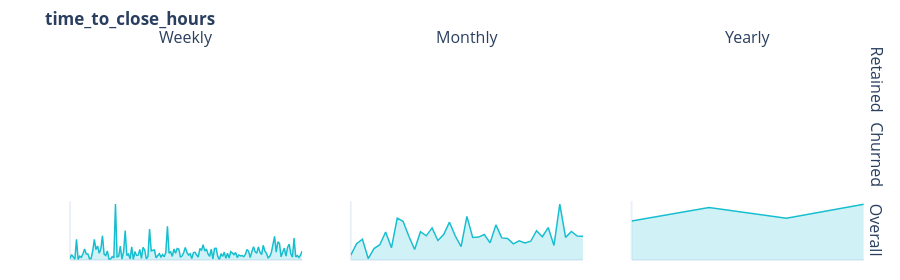
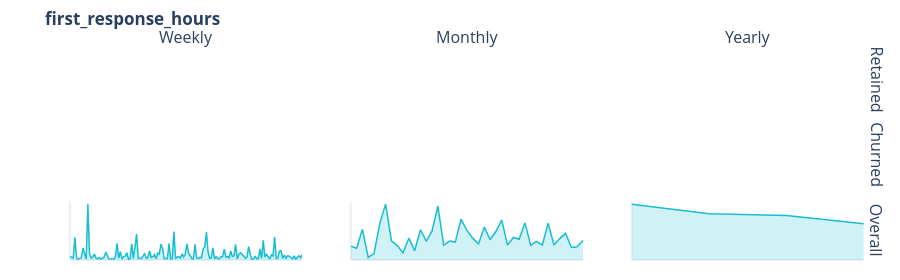
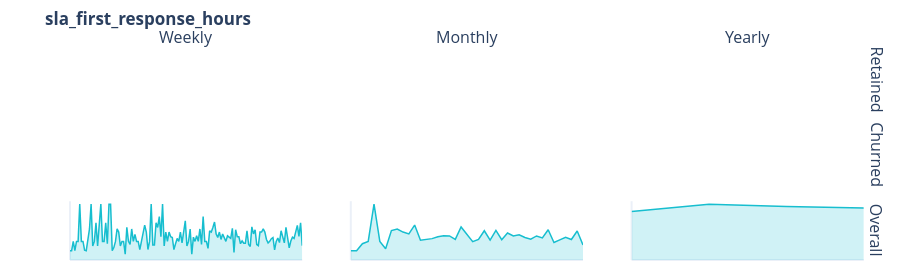
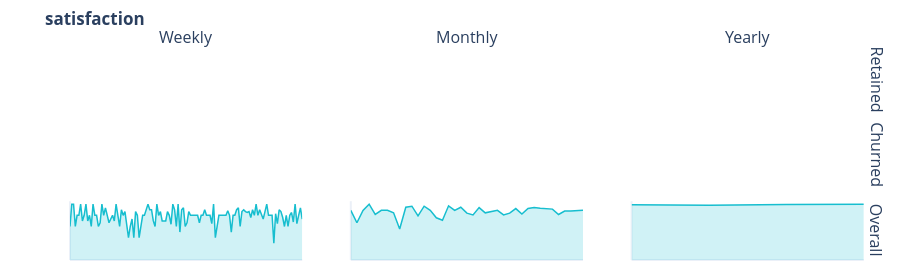

The cell these charts' notebook holds for them, in order:
### Markdown cell above
## 1c.9 Temporal Sparklines

**📈 Understanding Temporal Trends:**

Sparklines show how numeric features evolve over time:

| Pattern | What It Means | Implication |
|---------|--------------|-------------|
| Upward trend | Metric increasing | Growth or engagement |
| Downward trend | Metric decreasing | Decline or churn signal |
| Flat line | Stable metric | Consistent behavior |
| Spikes | Sudden changes | Events or anomalies |

### Code cell
# Temporal Sparklines - Cohort × Time Period per feature with analysis
if len(numeric_event_cols) >= 2:
    variances = df[numeric_event_cols].var().sort_values(ascending=False)
    sparkline_cols = variances.index.tolist()

    print("\n" + "="*70)
    print("TEMPORAL SPARKLINES - COHORT × TIME PERIOD")
    print("="*70)
    print(f"\n{len(sparkline_cols)} features analyzed across Weekly/Monthly/Yearly periods")

    if ENTITY_COLUMN and TIME_COLUMN:
        df_spark = df.copy()
        df_spark['_week'] = pd.to_datetime(df_spark[TIME_COLUMN]).dt.to_period('W').dt.start_time
        df_spark['_month'] = pd.to_datetime(df_spark[TIME_COLUMN]).dt.to_period('M').dt.start_time
        df_spark['_year'] = pd.to_datetime(df_spark[TIME_COLUMN]).dt.to_period('Y').dt.start_time

        has_target = TARGET_COLUMN and TARGET_COLUMN in df.columns
        all_actions = []

        for col in sparkline_cols:
            if col not in df_spark.columns:
                continue

            feature_data = {}
            cohort_masks = ([("retained", df_spark[TARGET_COLUMN] == 1),
                            ("churned", df_spark[TARGET_COLUMN] == 0),
                            ("overall", slice(None))] if has_target
                           else [("overall", slice(None))])

            for cohort, mask in cohort_masks:
                cohort_df = df_spark[mask] if isinstance(mask, pd.Series) else df_spark
                feature_data[cohort] = {
                    "weekly": cohort_df.groupby('_week')[col].mean().dropna().tolist(),
                    "monthly": cohort_df.groupby('_month')[col].mean().dropna().tolist(),
                    "yearly": cohort_df.groupby('_year')[col].mean().dropna().tolist(),
                }

            period_effects = None
            if has_target:
                analysis = charts.analyze_cohort_trends(feature_data, col)
                period_effects = {p: analysis["periods"][p]["effect_size"]
                                  for p in analysis["periods"]}
                all_actions.extend(analysis.get("actions", []))

            fig = charts.cohort_sparklines(feature_data, feature_name=col, period_effects=period_effects)
            display_figure(fig)

        if has_target and all_actions:
            print("\n" + "="*70)
            print("TREND & VARIANCE RECOMMENDATIONS")
            print("="*70)

            BOLD, RESET = "\033[1m", "\033[0m"

            type_labels = {
                "add_trend_feature": "📈 Add Trend Features (opposite cohort trends)",
                "add_time_indicator": "📅 Add Time Indicators (seasonality detected)",
                "robust_scale": "🔧 Apply Robust Scaling (high variance ratio)",
                "normalize": "📊 Apply Normalization (high variance)",
            }

            by_type = {}
            for action in all_actions:
                action_type = action["action_type"]
                if action_type not in by_type:
                    by_type[action_type] = []
                by_type[action_type].append(action)

            for action_type, actions in by_type.items():
                print(f"\n{type_labels.get(action_type, action_type)}:")
                for a in actions:
                    params_str = ", ".join(f"{k}={v}" for k, v in a.get("params", {}).items())
                    print(f"   • {BOLD}{a['feature']}{RESET}: {a['reason']}")
                    if params_str:
                        print(f"     params: {{{params_str}}}")
else:
    print("Insufficient numeric columns for sparkline visualization")
# Store sparkline recommendations for pattern_summary
SPARKLINE_RECOMMENDATIONS = [
    {"action": a["action_type"], "feature": a["feature"], "reason": a["reason"],
     "params": a.get("params", {}), "priority": "high" if a["action_type"] == "add_trend_feature" else "medium",
     "features": [f"{a['feature']}_{a['action_type']}"]}
    for a in all_actions
] if 'all_actions' in dir() and all_actions else []

### Figure 1 — Plotly figure (JSON) as saved in the notebook; plotly's stock layout.template omitted (floating-point values rounded to 4 significant figures; data arrays with more than 128 entries replaced by an {"elided": "..."} marker saying what was removed)
{"data": [{"fill": "tozeroy", "fillcolor": "rgba(23, 190, 207, 0.2)", "line": {"color": "#17becf", "width": 1.5}, "mode": "lines", "showlegend": false, "type": "scatter", "xaxis": "x7", "y": {"elided": "144 float values"}, "yaxis": "y7"}, {"fill": "tozeroy", "fillcolor": "rgba(23, 190, 207, 0.2)", "line": {"color": "#17becf", "width": 1.5}, "mode": "lines", "showlegend": false, "type": "scatter", "xaxis": "x8", "y": [12.88, 43.78, 55.79, 4.0, 30.7, 41.06, 75.28, 32.66, 112.7, 103.9, 63.98, 28.15, 75.96, 64.93, 86.31, 52.34, 68.46, 101.6, 64.35, 36.04, 117.1, 60.67, 61.58, 68.36, 46.07, 94.36, 59.36, 57.68, 43.25, 51.31, 45.58, 50.4, 78.76, 62.49, 87.08, 39.0, 150.0, 60.83, 76.67, 64.18, 63.61], "yaxis": "y8"}, {"fill": "tozeroy", "fillcolor": "rgba(23, 190, 207, 0.2)", "line": {"color": "#17becf", "width": 1.5}, "mode": "lines", "showlegend": false, "type": "scatter", "xaxis": "x9", "y": [54.75, 73.59, 58.61, 78.22], "yaxis": "y9"}], "layout": {"annotations": [{"font": {"size": 16}, "showarrow": false, "text": "Weekly", "x": 0.1433, "xanchor": "center", "xref": "paper", "y": 1.0, "yanchor": "bottom", "yref": "paper"}, {"font": {"size": 16}, "showarrow": false, "text": "Monthly", "x": 0.49, "xanchor": "center", "xref": "paper", "y": 1.0, "yanchor": "bottom", "yref": "paper"}, {"font": {"size": 16}, "showarrow": false, "text": "Yearly", "x": 0.8367, "xanchor": "center", "xref": "paper", "y": 1.0, "yanchor": "bottom", "yref": "paper"}, {"font": {"size": 16}, "showarrow": false, "text": "Retained", "textangle": 90, "x": 0.98, "xanchor": "left", "xref": "paper", "y": 0.86, "yanchor": "middle", "yref": "paper"}, {"font": {"size": 16}, "showarrow": false, "text": "Churned", "textangle": 90, "x": 0.98, "xanchor": "left", "xref": "paper", "y": 0.5, "yanchor": "middle", "yref": "paper"}, {"font": {"size": 16}, "showarrow": false, "text": "Overall", "textangle": 90, "x": 0.98, "xanchor": "left", "xref": "paper", "y": 0.14, "yanchor": "middle", "yref": "paper"}], "height": 280, "margin": {"b": 20, "l": 70, "r": 20, "t": 50}, "title": {"text": "<b>time_to_close_hours</b>"}, "xaxis": {"anchor": "y", "domain": [0.0, 0.2867], "showgrid": false, "showticklabels": false}, "xaxis2": {"anchor": "y2", "domain": [0.3467, 0.6333], "showgrid": false, "showticklabels": false}, "xaxis3": {"anchor": "y3", "domain": [0.6933, 0.98], "showgrid": false, "showticklabels": false}, "xaxis4": {"anchor": "y4", "domain": [0.0, 0.2867], "showgrid": false, "showticklabels": false}, "xaxis5": {"anchor": "y5", "domain": [0.3467, 0.6333], "showgrid": false, "showticklabels": false}, "xaxis6": {"anchor": "y6", "domain": [0.6933, 0.98], "showgrid": false, "showticklabels": false}, "xaxis7": {"anchor": "y7", "domain": [0.0, 0.2867], "showgrid": false, "showticklabels": false}, "xaxis8": {"anchor": "y8", "domain": [0.3467, 0.6333], "showgrid": false, "showticklabels": false}, "xaxis9": {"anchor": "y9", "domain": [0.6933, 0.98], "showgrid": false, "showticklabels": false}, "yaxis": {"anchor": "x", "domain": [0.72, 1.0], "showgrid": false, "showticklabels": false}, "yaxis2": {"anchor": "x2", "domain": [0.72, 1.0], "showgrid": false, "showticklabels": false}, "yaxis3": {"anchor": "x3", "domain": [0.72, 1.0], "showgrid": false, "showticklabels": false}, "yaxis4": {"anchor": "x4", "domain": [0.36, 0.64], "showgrid": false, "showticklabels": false}, "yaxis5": {"anchor": "x5", "domain": [0.36, 0.64], "showgrid": false, "showticklabels": false}, "yaxis6": {"anchor": "x6", "domain": [0.36, 0.64], "showgrid": false, "showticklabels": false}, "yaxis7": {"anchor": "x7", "domain": [0.0, 0.28], "showgrid": false, "showticklabels": false}, "yaxis8": {"anchor": "x8", "domain": [0.0, 0.28], "showgrid": false, "showticklabels": false}, "yaxis9": {"anchor": "x9", "domain": [0.0, 0.28], "showgrid": false, "showticklabels": false}}}

### Figure 2 — Plotly figure (JSON) as saved in the notebook; plotly's stock layout.template omitted (floating-point values rounded to 4 significant figures; data arrays with more than 128 entries replaced by an {"elided": "..."} marker saying what was removed)
{"data": [{"fill": "tozeroy", "fillcolor": "rgba(23, 190, 207, 0.2)", "line": {"color": "#17becf", "width": 1.5}, "mode": "lines", "showlegend": false, "type": "scatter", "xaxis": "x7", "y": {"elided": "144 float values"}, "yaxis": "y7"}, {"fill": "tozeroy", "fillcolor": "rgba(23, 190, 207, 0.2)", "line": {"color": "#17becf", "width": 1.5}, "mode": "lines", "showlegend": false, "type": "scatter", "xaxis": "x8", "y": [7.08, 6.0, 15.62, 1.31, 3.3, 18.62, 28.45, 9.808, 7.357, 3.73, 11.12, 4.742, 15.4, 9.532, 14.78, 27.46, 7.507, 9.614, 9.109, 20.78, 15.06, 11.13, 8.19, 16.76, 10.3, 14.52, 20.31, 7.555, 11.49, 10.56, 18.9, 7.438, 9.491, 7.649, 18.72, 7.634, 10.89, 13.57, 6.393, 6.705, 10.06], "yaxis": "y8"}, {"fill": "tozeroy", "fillcolor": "rgba(23, 190, 207, 0.2)", "line": {"color": "#17becf", "width": 1.5}, "mode": "lines", "showlegend": false, "type": "scatter", "xaxis": "x9", "y": [14.91, 12.37, 11.89, 9.669], "yaxis": "y9"}], "layout": {"annotations": [{"font": {"size": 16}, "showarrow": false, "text": "Weekly", "x": 0.1433, "xanchor": "center", "xref": "paper", "y": 1.0, "yanchor": "bottom", "yref": "paper"}, {"font": {"size": 16}, "showarrow": false, "text": "Monthly", "x": 0.49, "xanchor": "center", "xref": "paper", "y": 1.0, "yanchor": "bottom", "yref": "paper"}, {"font": {"size": 16}, "showarrow": false, "text": "Yearly", "x": 0.8367, "xanchor": "center", "xref": "paper", "y": 1.0, "yanchor": "bottom", "yref": "paper"}, {"font": {"size": 16}, "showarrow": false, "text": "Retained", "textangle": 90, "x": 0.98, "xanchor": "left", "xref": "paper", "y": 0.86, "yanchor": "middle", "yref": "paper"}, {"font": {"size": 16}, "showarrow": false, "text": "Churned", "textangle": 90, "x": 0.98, "xanchor": "left", "xref": "paper", "y": 0.5, "yanchor": "middle", "yref": "paper"}, {"font": {"size": 16}, "showarrow": false, "text": "Overall", "textangle": 90, "x": 0.98, "xanchor": "left", "xref": "paper", "y": 0.14, "yanchor": "middle", "yref": "paper"}], "height": 280, "margin": {"b": 20, "l": 70, "r": 20, "t": 50}, "title": {"text": "<b>first_response_hours</b>"}, "xaxis": {"anchor": "y", "domain": [0.0, 0.2867], "showgrid": false, "showticklabels": false}, "xaxis2": {"anchor": "y2", "domain": [0.3467, 0.6333], "showgrid": false, "showticklabels": false}, "xaxis3": {"anchor": "y3", "domain": [0.6933, 0.98], "showgrid": false, "showticklabels": false}, "xaxis4": {"anchor": "y4", "domain": [0.0, 0.2867], "showgrid": false, "showticklabels": false}, "xaxis5": {"anchor": "y5", "domain": [0.3467, 0.6333], "showgrid": false, "showticklabels": false}, "xaxis6": {"anchor": "y6", "domain": [0.6933, 0.98], "showgrid": false, "showticklabels": false}, "xaxis7": {"anchor": "y7", "domain": [0.0, 0.2867], "showgrid": false, "showticklabels": false}, "xaxis8": {"anchor": "y8", "domain": [0.3467, 0.6333], "showgrid": false, "showticklabels": false}, "xaxis9": {"anchor": "y9", "domain": [0.6933, 0.98], "showgrid": false, "showticklabels": false}, "yaxis": {"anchor": "x", "domain": [0.72, 1.0], "showgrid": false, "showticklabels": false}, "yaxis2": {"anchor": "x2", "domain": [0.72, 1.0], "showgrid": false, "showticklabels": false}, "yaxis3": {"anchor": "x3", "domain": [0.72, 1.0], "showgrid": false, "showticklabels": false}, "yaxis4": {"anchor": "x4", "domain": [0.36, 0.64], "showgrid": false, "showticklabels": false}, "yaxis5": {"anchor": "x5", "domain": [0.36, 0.64], "showgrid": false, "showticklabels": false}, "yaxis6": {"anchor": "x6", "domain": [0.36, 0.64], "showgrid": false, "showticklabels": false}, "yaxis7": {"anchor": "x7", "domain": [0.0, 0.28], "showgrid": false, "showticklabels": false}, "yaxis8": {"anchor": "x8", "domain": [0.0, 0.28], "showgrid": false, "showticklabels": false}, "yaxis9": {"anchor": "x9", "domain": [0.0, 0.28], "showgrid": false, "showticklabels": false}}}

### Figure 3 — Plotly figure (JSON) as saved in the notebook; plotly's stock layout.template omitted (floating-point values rounded to 4 significant figures; data arrays with more than 128 entries replaced by an {"elided": "..."} marker saying what was removed)
{"data": [{"fill": "tozeroy", "fillcolor": "rgba(23, 190, 207, 0.2)", "line": {"color": "#17becf", "width": 1.5}, "mode": "lines", "showlegend": false, "type": "scatter", "xaxis": "x7", "y": {"elided": "144 float values"}, "yaxis": "y7"}, {"fill": "tozeroy", "fillcolor": "rgba(23, 190, 207, 0.2)", "line": {"color": "#17becf", "width": 1.5}, "mode": "lines", "showlegend": false, "type": "scatter", "xaxis": "x8", "y": [4.0, 4.0, 7.0, 8.0, 24.0, 8.0, 4.833, 12.67, 13.33, 12.0, 11.2, 15.0, 8.5, 8.727, 9.182, 10.0, 10.47, 10.33, 8.857, 14.18, 10.91, 7.867, 8.81, 12.56, 8.556, 12.75, 8.75, 11.6, 10.3, 10.8, 9.682, 8.962, 10.33, 9.5, 13.0, 7.529, 8.667, 9.778, 8.8, 12.47, 6.429], "yaxis": "y8"}, {"fill": "tozeroy", "fillcolor": "rgba(23, 190, 207, 0.2)", "line": {"color": "#17becf", "width": 1.5}, "mode": "lines", "showlegend": false, "type": "scatter", "xaxis": "x9", "y": [9.115, 10.48, 10.02, 9.76], "yaxis": "y9"}], "layout": {"annotations": [{"font": {"size": 16}, "showarrow": false, "text": "Weekly", "x": 0.1433, "xanchor": "center", "xref": "paper", "y": 1.0, "yanchor": "bottom", "yref": "paper"}, {"font": {"size": 16}, "showarrow": false, "text": "Monthly", "x": 0.49, "xanchor": "center", "xref": "paper", "y": 1.0, "yanchor": "bottom", "yref": "paper"}, {"font": {"size": 16}, "showarrow": false, "text": "Yearly", "x": 0.8367, "xanchor": "center", "xref": "paper", "y": 1.0, "yanchor": "bottom", "yref": "paper"}, {"font": {"size": 16}, "showarrow": false, "text": "Retained", "textangle": 90, "x": 0.98, "xanchor": "left", "xref": "paper", "y": 0.86, "yanchor": "middle", "yref": "paper"}, {"font": {"size": 16}, "showarrow": false, "text": "Churned", "textangle": 90, "x": 0.98, "xanchor": "left", "xref": "paper", "y": 0.5, "yanchor": "middle", "yref": "paper"}, {"font": {"size": 16}, "showarrow": false, "text": "Overall", "textangle": 90, "x": 0.98, "xanchor": "left", "xref": "paper", "y": 0.14, "yanchor": "middle", "yref": "paper"}], "height": 280, "margin": {"b": 20, "l": 70, "r": 20, "t": 50}, "title": {"text": "<b>sla_first_response_hours</b>"}, "xaxis": {"anchor": "y", "domain": [0.0, 0.2867], "showgrid": false, "showticklabels": false}, "xaxis2": {"anchor": "y2", "domain": [0.3467, 0.6333], "showgrid": false, "showticklabels": false}, "xaxis3": {"anchor": "y3", "domain": [0.6933, 0.98], "showgrid": false, "showticklabels": false}, "xaxis4": {"anchor": "y4", "domain": [0.0, 0.2867], "showgrid": false, "showticklabels": false}, "xaxis5": {"anchor": "y5", "domain": [0.3467, 0.6333], "showgrid": false, "showticklabels": false}, "xaxis6": {"anchor": "y6", "domain": [0.6933, 0.98], "showgrid": false, "showticklabels": false}, "xaxis7": {"anchor": "y7", "domain": [0.0, 0.2867], "showgrid": false, "showticklabels": false}, "xaxis8": {"anchor": "y8", "domain": [0.3467, 0.6333], "showgrid": false, "showticklabels": false}, "xaxis9": {"anchor": "y9", "domain": [0.6933, 0.98], "showgrid": false, "showticklabels": false}, "yaxis": {"anchor": "x", "domain": [0.72, 1.0], "showgrid": false, "showticklabels": false}, "yaxis2": {"anchor": "x2", "domain": [0.72, 1.0], "showgrid": false, "showticklabels": false}, "yaxis3": {"anchor": "x3", "domain": [0.72, 1.0], "showgrid": false, "showticklabels": false}, "yaxis4": {"anchor": "x4", "domain": [0.36, 0.64], "showgrid": false, "showticklabels": false}, "yaxis5": {"anchor": "x5", "domain": [0.36, 0.64], "showgrid": false, "showticklabels": false}, "yaxis6": {"anchor": "x6", "domain": [0.36, 0.64], "showgrid": false, "showticklabels": false}, "yaxis7": {"anchor": "x7", "domain": [0.0, 0.28], "showgrid": false, "showticklabels": false}, "yaxis8": {"anchor": "x8", "domain": [0.0, 0.28], "showgrid": false, "showticklabels": false}, "yaxis9": {"anchor": "x9", "domain": [0.0, 0.28], "showgrid": false, "showticklabels": false}}}

### Figure 4 — Plotly figure (JSON) as saved in the notebook; plotly's stock layout.template omitted (floating-point values rounded to 4 significant figures; data arrays with more than 128 entries replaced by an {"elided": "..."} marker saying what was removed)
{"data": [{"fill": "tozeroy", "fillcolor": "rgba(23, 190, 207, 0.2)", "line": {"color": "#17becf", "width": 1.5}, "mode": "lines", "showlegend": false, "type": "scatter", "xaxis": "x7", "y": {"elided": "132 float values"}, "yaxis": "y7"}, {"fill": "tozeroy", "fillcolor": "rgba(23, 190, 207, 0.2)", "line": {"color": "#17becf", "width": 1.5}, "mode": "lines", "showlegend": false, "type": "scatter", "xaxis": "x8", "y": [4.0, 3.0, 4.0, 4.5, 3.667, 4.0, 4.0, 3.8, 2.5, 4.25, 4.333, 3.556, 4.333, 4.0, 3.4, 3.2, 4.364, 4.0, 4.25, 3.778, 3.636, 4.222, 3.8, 3.889, 4.0, 3.636, 3.778, 4.143, 3.7, 4.15, 4.231, 4.167, 4.111, 4.1, 3.667, 3.938, 3.941, 4.0, 4.0], "yaxis": "y8"}, {"fill": "tozeroy", "fillcolor": "rgba(23, 190, 207, 0.2)", "line": {"color": "#17becf", "width": 1.5}, "mode": "lines", "showlegend": false, "type": "scatter", "xaxis": "x9", "y": [3.933, 3.89, 3.939, 3.97], "yaxis": "y9"}], "layout": {"annotations": [{"font": {"size": 16}, "showarrow": false, "text": "Weekly", "x": 0.1433, "xanchor": "center", "xref": "paper", "y": 1.0, "yanchor": "bottom", "yref": "paper"}, {"font": {"size": 16}, "showarrow": false, "text": "Monthly", "x": 0.49, "xanchor": "center", "xref": "paper", "y": 1.0, "yanchor": "bottom", "yref": "paper"}, {"font": {"size": 16}, "showarrow": false, "text": "Yearly", "x": 0.8367, "xanchor": "center", "xref": "paper", "y": 1.0, "yanchor": "bottom", "yref": "paper"}, {"font": {"size": 16}, "showarrow": false, "text": "Retained", "textangle": 90, "x": 0.98, "xanchor": "left", "xref": "paper", "y": 0.86, "yanchor": "middle", "yref": "paper"}, {"font": {"size": 16}, "showarrow": false, "text": "Churned", "textangle": 90, "x": 0.98, "xanchor": "left", "xref": "paper", "y": 0.5, "yanchor": "middle", "yref": "paper"}, {"font": {"size": 16}, "showarrow": false, "text": "Overall", "textangle": 90, "x": 0.98, "xanchor": "left", "xref": "paper", "y": 0.14, "yanchor": "middle", "yref": "paper"}], "height": 280, "margin": {"b": 20, "l": 70, "r": 20, "t": 50}, "title": {"text": "<b>satisfaction</b>"}, "xaxis": {"anchor": "y", "domain": [0.0, 0.2867], "showgrid": false, "showticklabels": false}, "xaxis2": {"anchor": "y2", "domain": [0.3467, 0.6333], "showgrid": false, "showticklabels": false}, "xaxis3": {"anchor": "y3", "domain": [0.6933, 0.98], "showgrid": false, "showticklabels": false}, "xaxis4": {"anchor": "y4", "domain": [0.0, 0.2867], "showgrid": false, "showticklabels": false}, "xaxis5": {"anchor": "y5", "domain": [0.3467, 0.6333], "showgrid": false, "showticklabels": false}, "xaxis6": {"anchor": "y6", "domain": [0.6933, 0.98], "showgrid": false, "showticklabels": false}, "xaxis7": {"anchor": "y7", "domain": [0.0, 0.2867], "showgrid": false, "showticklabels": false}, "xaxis8": {"anchor": "y8", "domain": [0.3467, 0.6333], "showgrid": false, "showticklabels": false}, "xaxis9": {"anchor": "y9", "domain": [0.6933, 0.98], "showgrid": false, "showticklabels": false}, "yaxis": {"anchor": "x", "domain": [0.72, 1.0], "showgrid": false, "showticklabels": false}, "yaxis2": {"anchor": "x2", "domain": [0.72, 1.0], "showgrid": false, "showticklabels": false}, "yaxis3": {"anchor": "x3", "domain": [0.72, 1.0], "showgrid": false, "showticklabels": false}, "yaxis4": {"anchor": "x4", "domain": [0.36, 0.64], "showgrid": false, "showticklabels": false}, "yaxis5": {"anchor": "x5", "domain": [0.36, 0.64], "showgrid": false, "showticklabels": false}, "yaxis6": {"anchor": "x6", "domain": [0.36, 0.64], "showgrid": false, "showticklabels": false}, "yaxis7": {"anchor": "x7", "domain": [0.0, 0.28], "showgrid": false, "showticklabels": false}, "yaxis8": {"anchor": "x8", "domain": [0.0, 0.28], "showgrid": false, "showticklabels": false}, "yaxis9": {"anchor": "x9", "domain": [0.0, 0.28], "showgrid": false, "showticklabels": false}}}
